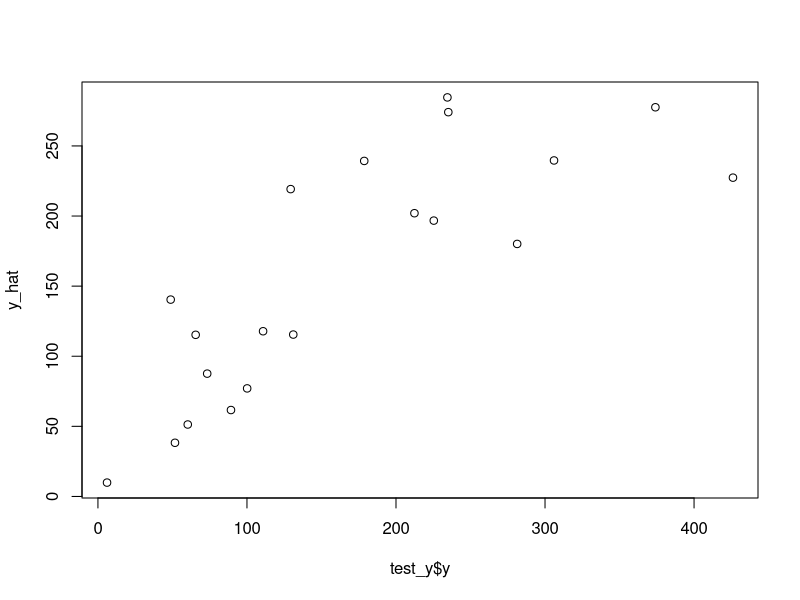

Generate this figure with R:
#### 2. Linear Regression ####
#### Language : R ####
# source : https://github.com/Karimatajin/Linear-Regression-From-Scratch-Using-R/blob/master/Linear-Regression-Scratch.R

## 1. 모델 구성 ##
linearRegression = function(x,y){
  intercept = rep(1,NROW(x))
  x = cbind(intercept,x)
  
  matrix_X = as.matrix(x)
  vector_Y = as.matrix(y)
  
  betas = solve(t(matrix_X) %*% matrix_X) %*% t(matrix_X) %*% vector_Y
  betas = round(betas,2)
  return(betas)
}

PredictY = function(x,betas){
  intercept = rep(1,NROW(x))
  x = cbind(intercept,x)
  return(as.matrix(x) %*% betas)
}





## 2. sample data 만들기
x1 = 1:100
x2 = rnorm(100)
y = x1*(rnorm(100)+3)+x2
dat = data.frame(y=y,x1=x1,x2=x2)
x = dat[,c('x1','x2')]
row_number = sample(1:nrow(dat),0.8*nrow(dat))
train = dat[row_number,]
test = dat[-row_number,]
dim(train);dim(test)
train_X = subset(train, select = c(-y))
train_y = subset(train, select = c(y))
test_X = subset(test, select = c(-y))
test_y = subset(test, select = c(y))


## 3. 함수 적용해보기
betas = linearRegression(train_X,train_y)
betas

y_hat = PredictY(test_X,betas)

plot(x=test_y$y,y=y_hat)

## 4. 배운거 정리 & 느낀점
느낀점 <- 
"
오히려 그냥 일반회귀는 너무 쉬워서 자료가 없는 편인가..? 
입맛에 맞는 자료를 찾기가 어려웠다.
깃허브 뒤져서 여러개 보다가 하나 선택하긴했는데 행렬곱에 있어서 오류가 있다.
회귀만큼은 오류가 보여서 다행이다.
"